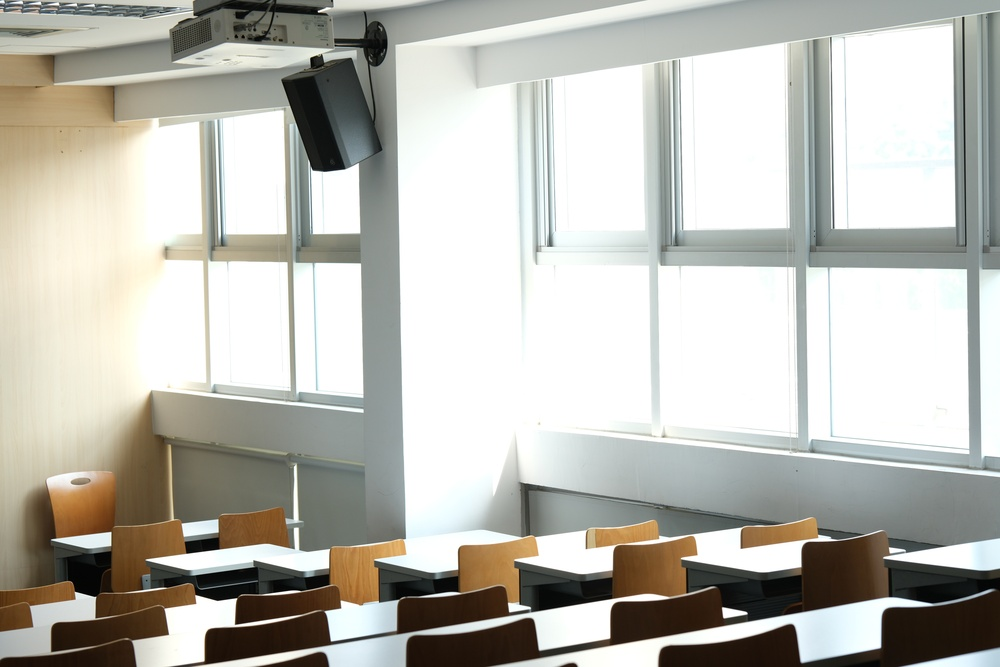
#> input picture hw1_[4]/data/Classroom_01/jpg/0060.JPG, 1000 x 667 px, shrunk from 3888 x 2592 before the run
$ python cropping.py --image_file '../../hw1_[4]/data/Classroom_01/jpg/0060.JPG'
#> lines starting #> are read from the running program, lines starting #| are printed output that depends on the picture; after the words box and inside, x2 and y2 are one past the last pixel; in counts of white or black regions, pixels touching at a corner belong together
import cv2
import numpy as np
import argparse

def parse_opt():
    parser = argparse.ArgumentParser()
    parser.add_argument("--image_file", type=str, default="result.png", help="path to the input image to crop")

    parser.add_argument("--threshold", type=float, default=0.1, help="threshold for percentage of black pixels for each row and column")

    opt = parser.parse_args()
    return opt

if __name__ == "__main__":
    opt = parse_opt()
    # # 1. load and build mask
    img = cv2.imread(opt.image_file)
#> img is the input picture: shape (667, 1000, 3); mean B, G, R 179.2, 186.5, 187.5
    h, w, _ = img.shape
#> h = 667; w = 1000
    gray = cv2.cvtColor(img, cv2.COLOR_BGR2GRAY)
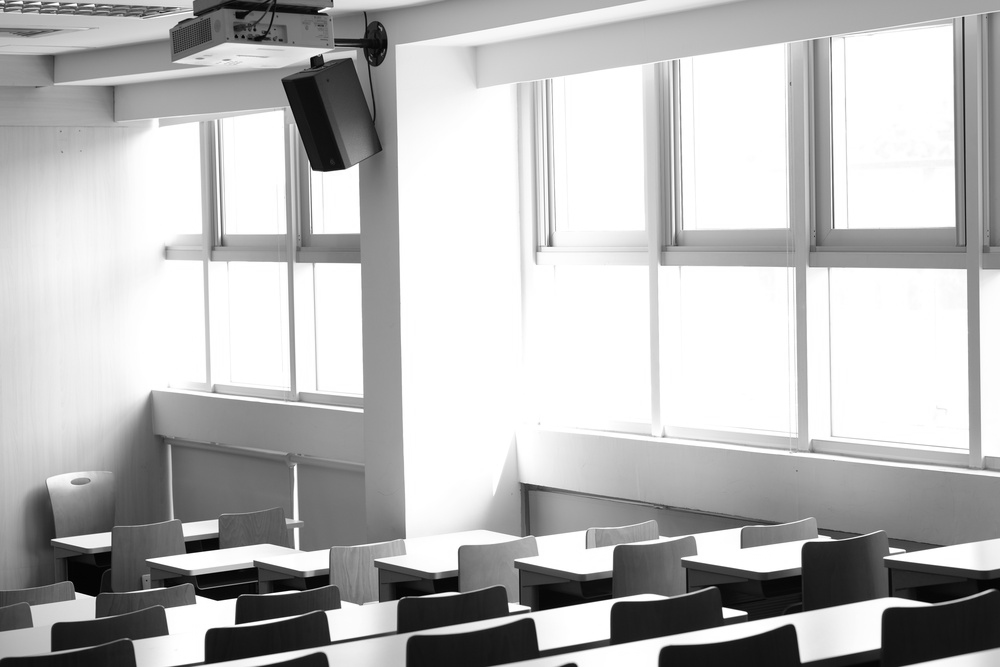
#> gray: shape (667, 1000); min 0, max 255, mean 186
    mask = (gray == 0).astype(np.int32)
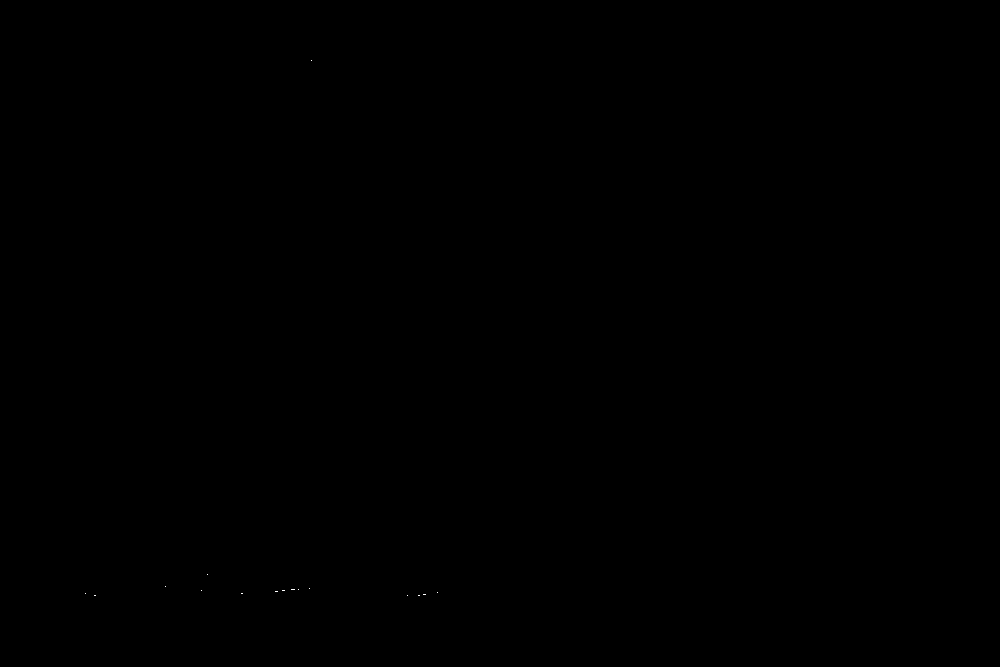
#> mask: shape (667, 1000) int32; values 0 (black) and 1 (white), 0% white in thin lines or dots, all inside (x1, y1, x2, y2) = (85, 60, 438, 596)

    col_frac = mask.sum(axis=0) / h
#> col_frac = 1000 values, max 0.0015 at index 85, min 0 at index 0, mean 4.2e-05
    row_frac = mask.sum(axis=1) / w
#> row_frac = 667 values, max 0.005 at index 589, min 0 at index 0, mean 4.2e-05

    threshold = opt.threshold
    valid_cols = np.where(col_frac <= threshold * 1)[0]
#> valid_cols = 1000 values from 0 to 999
    valid_rows = np.where(row_frac <= threshold * 0.5)[0]
#> valid_rows = 667 values from 0 to 666
    # print(row_frac)
    # exit()
    # # 3. crop
    if valid_rows.size > 0:
        top, bottom = valid_rows[0], valid_rows[-1]
#> top = 0; bottom = 666
    else:
        top, bottom = 0, h-1
    if valid_cols.size > 0:
        left, right = valid_cols[0], valid_cols[-1]
#> left = 0; right = 999
    else:
        left, right = 0, w-1
    cropped = img[top:bottom, left:right]
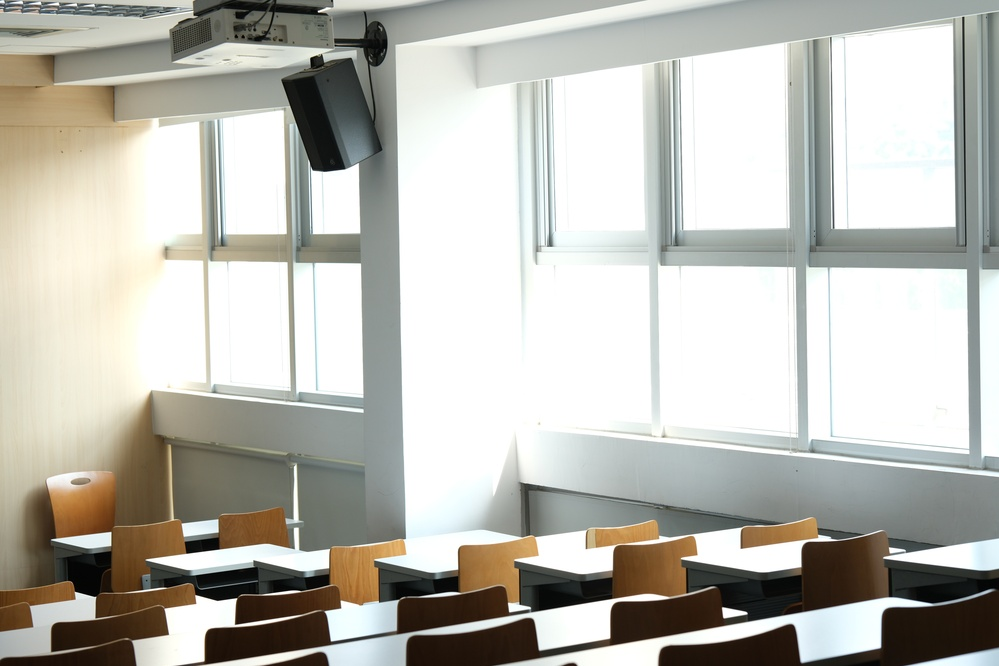
#> cropped: shape (666, 999, 3); mean B, G, R 179.3, 186.7, 187.6
    # # cropped = img
    cv2.imwrite("cropped "+opt.image_file, cropped)
    # mid = img.shape[1] // 2
    # cv2.imwrite('panorama bundle parrington cropped left.jpg', img[:, :mid])
    # cv2.imwrite('panorama bundle parrington cropped right.jpg', img[:, mid:])
